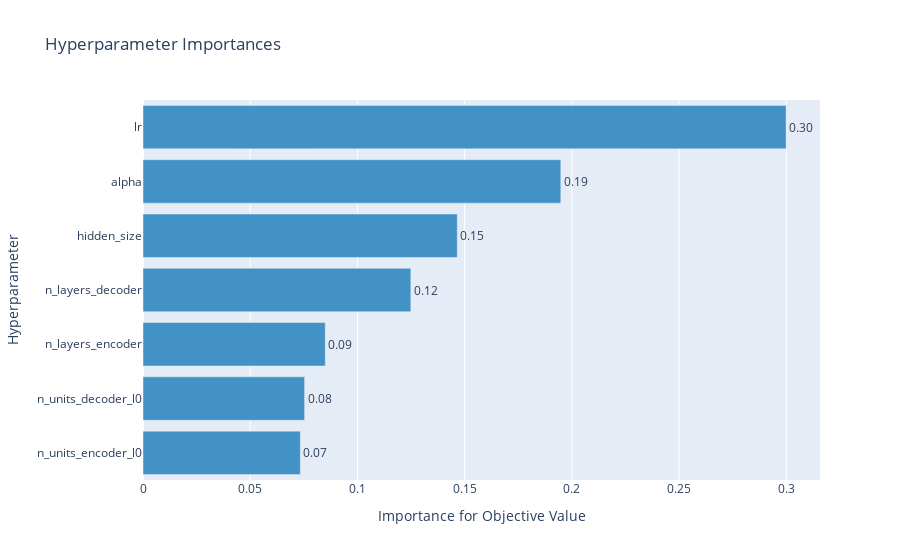

Notebook code for this chart:
### Markdown cell above
### Optuna Graphs

### Code cell
optuna.visualization.plot_param_importances(study)

### Figure 1 — Plotly figure (JSON) as saved in the notebook; plotly's stock layout.template omitted (floating-point values rounded to 4 significant figures)
{"data": [{"cliponaxis": false, "hovertemplate": ["n_units_encoder_l0 (IntUniformDistribution): 0.07337209899163907<extra></extra>", "n_units_decoder_l0 (IntUniformDistribution): 0.07536285550031536<extra></extra>", "n_layers_encoder (IntUniformDistribution): 0.085006990426422<extra></extra>", "n_layers_decoder (IntUniformDistribution): 0.12490810613811121<extra></extra>", "hidden_size (IntUniformDistribution): 0.14656161600496181<extra></extra>", "alpha (IntUniformDistribution): 0.19484838665445564<extra></extra>", "lr (LogUniformDistribution): 0.2999399462840949<extra></extra>"], "marker": {"color": "rgb(66,146,198)"}, "orientation": "h", "text": ["0.07337209899163907", "0.07536285550031536", "0.085006990426422", "0.12490810613811121", "0.14656161600496181", "0.19484838665445564", "0.2999399462840949"], "textposition": "outside", "texttemplate": "%{text:.2f}", "type": "bar", "x": [0.07337, 0.07536, 0.08501, 0.1249, 0.1466, 0.1948, 0.2999], "y": ["n_units_encoder_l0", "n_units_decoder_l0", "n_layers_encoder", "n_layers_decoder", "hidden_size", "alpha", "lr"]}], "layout": {"showlegend": false, "title": {"text": "Hyperparameter Importances"}, "xaxis": {"title": {"text": "Importance for Objective Value"}}, "yaxis": {"title": {"text": "Hyperparameter"}}}}
